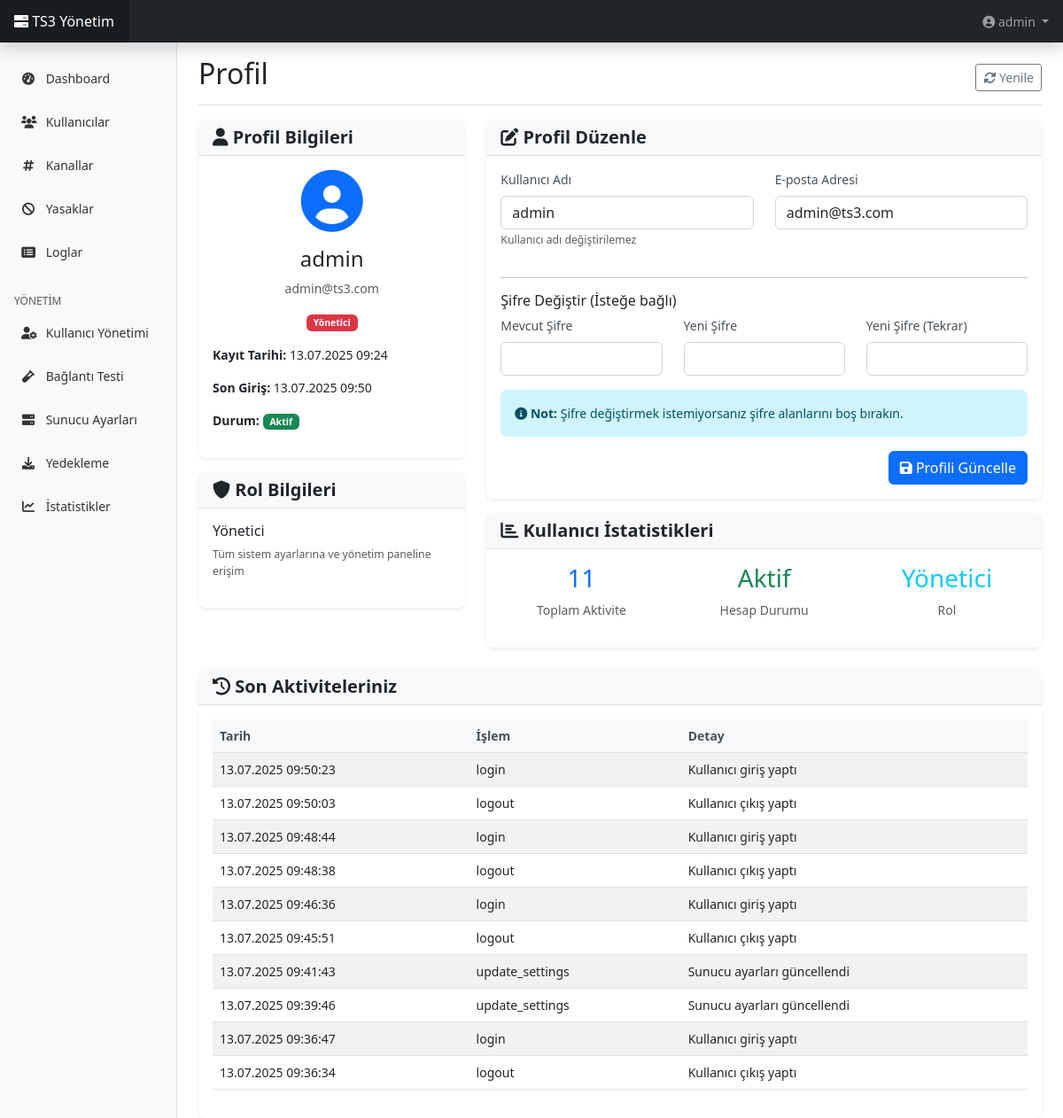
The app's page /profile.php (signed in) with its own data.
### tables this page shows
CREATE TABLE IF NOT EXISTS `users` (
  `id` int NOT NULL AUTO_INCREMENT,
  `username` varchar(50) NOT NULL,
  `email` varchar(100) NOT NULL,
  `password` varchar(255) NOT NULL,
  `role` enum('admin','moderator','user') DEFAULT 'user',
  `created_at` timestamp NULL DEFAULT CURRENT_TIMESTAMP,
  `last_login` timestamp NULL DEFAULT NULL,
  `is_active` tinyint(1) DEFAULT '1',
  PRIMARY KEY (`id`),
  UNIQUE KEY `username` (`username`),
  UNIQUE KEY `email` (`email`)
);

CREATE TABLE IF NOT EXISTS `activities` (
  `id` int NOT NULL AUTO_INCREMENT,
  `user_id` int DEFAULT NULL,
  `action` varchar(100) NOT NULL,
  `details` text,
  `ip_address` varchar(45) DEFAULT NULL,
  `created_at` timestamp NULL DEFAULT CURRENT_TIMESTAMP,
  PRIMARY KEY (`id`),
  KEY `user_id` (`user_id`)
);

### includes/functions.php (called while the page is built, shortened)
<?php
require_once 'config/database.php';
function getUserById($id) {
    global $pdo;
    $stmt = $pdo->prepare("SELECT * FROM users WHERE id = ?");
    $stmt->execute([$id]);
    return $stmt->fetch();
}
?>

### profile.php (the view, shortened to what this page needs)
<?php
require_once 'config/database.php';
require_once 'includes/functions.php';
$user_id = $_SESSION['user_id'];
$user = getUserById($user_id);
$user_activities_stmt = $pdo->prepare("SELECT COUNT(*) FROM activities WHERE user_id = ?");
$user_activities_stmt->execute([$user_id]);
$user_activities = $user_activities_stmt->fetchColumn();
$recent_activities = $pdo->prepare("
    SELECT action, details, created_at
    FROM activities
    WHERE user_id = ?
    ORDER BY created_at DESC
    LIMIT 10
");
$recent_activities->execute([$user_id]);
$activities = $recent_activities->fetchAll();
$role_names = [
    'admin' => 'Yönetici',
    'moderator' => 'Moderatör',
    'user' => 'Kullanıcı'
];
$role_descriptions = [
    'admin' => 'Tüm sistem ayarlarına ve yönetim paneline erişim',
    'moderator' => 'TS3 sunucu yönetimi ve kullanıcı işlemleri',
    'user' => 'Temel görüntüleme ve sınırlı işlemler'
];
?>
<!DOCTYPE html>
<html lang="tr">
<head>
    <link href="https://cdn.jsdelivr.net/npm/bootstrap@5.3.0/dist/css/bootstrap.min.css" rel="stylesheet">
    <link href="https://cdnjs.cloudflare.com/ajax/libs/font-awesome/6.0.0/css/all.min.css" rel="stylesheet">
    <link href="assets/css/style.css" rel="stylesheet">
</head>
<body>
    <?php include 'includes/header.php'; ?>
    <div class="container-fluid">
        <div class="row">
            <?php include 'includes/sidebar.php'; ?>
            <main class="col-md-9 ms-sm-auto col-lg-10 px-md-4">
                <div class="d-flex justify-content-between flex-wrap flex-md-nowrap align-items-center pt-3 pb-2 mb-3 border-bottom">
                    <h1 class="h2">Profil</h1>
                    <div class="btn-toolbar mb-2 mb-md-0">
                        <button type="button" class="btn btn-sm btn-outline-secondary" onclick="location.reload()">
                            <i class="fas fa-sync-alt"></i> Yenile
                        </button>
                    </div>
                </div>
                <div class="row">
                    <div class="col-md-4">
                        <div class="card">
                            <div class="card-header">
                                <h5 class="card-title mb-0">
                                    <i class="fas fa-user"></i> Profil Bilgileri
                                </h5>
                            </div>
                            <div class="card-body text-center">
                                <div class="mb-3">
                                    <i class="fas fa-user-circle fa-5x text-primary"></i>
                                </div>
                                <h4><?php echo htmlspecialchars($user['username']); ?></h4>
                                <p class="text-muted"><?php echo htmlspecialchars($user['email']); ?></p>
                                <div class="mb-3">
                                    <span class="badge bg-<?php
                                        echo $user['role'] == 'admin' ? 'danger' :
                                            ($user['role'] == 'moderator' ? 'warning' : 'secondary');
                                    ?>">
                                        <?php echo $role_names[$user['role']]; ?>
                                    </span>
                                </div>
                                <div class="text-start">
                                    <p><strong>Kayıt Tarihi:</strong> <?php echo date('d.m.Y H:i', strtotime($user['created_at'])); ?></p>
                                    <p><strong>Son Giriş:</strong>
                                        <?php
                                        if ($user['last_login']) {
                                            echo date('d.m.Y H:i', strtotime($user['last_login']));
                                        } else {
                                            echo '<span class="text-muted">Hiç giriş yapmamış</span>';
                                        }
                                        ?>
                                    </p>
                                    <p><strong>Durum:</strong>
                                        <span class="badge bg-<?php echo $user['is_active'] ? 'success' : 'danger'; ?>">
                                            <?php echo $user['is_active'] ? 'Aktif' : 'Pasif'; ?>
                                        </span>
                                    </p>
                                </div>
                            </div>
                        </div>
                        <div class="card mt-3">
                            <div class="card-header">
                                <h5 class="card-title mb-0">
                                    <i class="fas fa-shield-alt"></i> Rol Bilgileri
                                </h5>
                            </div>
                            <div class="card-body">
                                <h6><?php echo $role_names[$user['role']]; ?></h6>
                                <p class="text-muted small"><?php echo $role_descriptions[$user['role']]; ?></p>
                            </div>
                        </div>
                    </div>
                    <div class="col-md-8">
                        <div class="card">
                            <div class="card-header">
                                <h5 class="card-title mb-0">
                                    <i class="fas fa-edit"></i> Profil Düzenle
                                </h5>
                            </div>
                            <div class="card-body">
                                <form method="POST">
                                    <div class="row">
                                        <div class="col-md-6">
                                            <div class="mb-3">
                                                <label for="username" class="form-label">Kullanıcı Adı</label>
                                                <input type="text" class="form-control" id="username"
                                                       value="<?php echo htmlspecialchars($user['username']); ?>" readonly>
                                                <small class="text-muted">Kullanıcı adı değiştirilemez</small>
                                            </div>
                                        </div>
                                        <div class="col-md-6">
                                            <div class="mb-3">
                                                <label for="email" class="form-label">E-posta Adresi</label>
                                                <input type="email" class="form-control" id="email" name="email"
                                                       value="<?php echo htmlspecialchars($user['email']); ?>" required>
                                            </div>
                                        </div>
                                    </div>
                                    <hr>
                                    <h6>Şifre Değiştir (İsteğe bağlı)</h6>
                                    <div class="row">
                                        <div class="col-md-4">
                                            <div class="mb-3">
                                                <label for="current_password" class="form-label">Mevcut Şifre</label>
                                                <input type="password" class="form-control" id="current_password" name="current_password">
                                            </div>
                                        </div>
                                        <div class="col-md-4">
                                            <div class="mb-3">
                                                <label for="new_password" class="form-label">Yeni Şifre</label>
                                                <input type="password" class="form-control" id="new_password" name="new_password">
                                            </div>
                                        </div>
                                        <div class="col-md-4">
                                            <div class="mb-3">
                                                <label for="confirm_password" class="form-label">Yeni Şifre (Tekrar)</label>
                                                <input type="password" class="form-control" id="confirm_password" name="confirm_password">
                                            </div>
                                        </div>
                                    </div>
                                    <div class="alert alert-info">
                                        <i class="fas fa-info-circle"></i>
                                        <strong>Not:</strong> Şifre değiştirmek istemiyorsanız şifre alanlarını boş bırakın.
                                    </div>
                                    <div class="d-flex justify-content-end">
                                        <button type="submit" class="btn btn-primary">
                                            <i class="fas fa-save"></i> Profili Güncelle
                                        </button>
                                    </div>
                                </form>
                            </div>
                        </div>
                        <div class="card mt-3">
                            <div class="card-header">
                                <h5 class="card-title mb-0">
                                    <i class="fas fa-chart-bar"></i> Kullanıcı İstatistikleri
                                </h5>
                            </div>
                            <div class="card-body">
                                <div class="row text-center">
                                    <div class="col-md-4">
                                        <h3 class="text-primary"><?php echo $user_activities; ?></h3>
                                        <p class="text-muted">Toplam Aktivite</p>
                                    </div>
                                    <div class="col-md-4">
                                        <h3 class="text-success"><?php echo $user['is_active'] ? 'Aktif' : 'Pasif'; ?></h3>
                                        <p class="text-muted">Hesap Durumu</p>
                                    </div>
                                    <div class="col-md-4">
                                        <h3 class="text-info"><?php echo $role_names[$user['role']]; ?></h3>
                                        <p class="text-muted">Rol</p>
                                    </div>
                                </div>
                            </div>
                        </div>
                    </div>
                </div>
                <div class="row mt-4">
                    <div class="col-12">
                        <div class="card">
                            <div class="card-header">
                                <h5 class="card-title mb-0">
                                    <i class="fas fa-history"></i> Son Aktiviteleriniz
                                </h5>
                            </div>
                            <div class="card-body">
                                <?php if (empty($activities)): ?>
                                    <div class="text-center py-4">
                                        <i class="fas fa-history fa-3x text-muted mb-3"></i>
                                        <p class="text-muted">Henüz aktivite bulunmuyor.</p>
                                    </div>
                                <?php else: ?>
                                    <div class="table-responsive">
                                        <table class="table table-striped">
                                            <thead>
                                                <tr>
                                                    <th>Tarih</th>
                                                    <th>İşlem</th>
                                                    <th>Detay</th>
                                                </tr>
                                            </thead>
                                            <tbody>
                                                <?php foreach ($activities as $activity): ?>
                                                <tr>
                                                    <td><?php echo date('d.m.Y H:i:s', strtotime($activity['created_at'])); ?></td>
                                                    <td><?php echo htmlspecialchars($activity['action']); ?></td>
                                                    <td><?php echo htmlspecialchars($activity['details']); ?></td>
                                                </tr>
                                                <?php endforeach; ?>
                                            </tbody>
                                        </table>
                                    </div>
                                <?php endif; ?>
                            </div>
                        </div>
                    </div>
                </div>
            </main>
        </div>
    </div>
</body>
</html>

### assets/css/style.css (style rules this page uses)
body { font-size: .875rem; }
.card { border: none; box-shadow: 0 0.125rem 0.25rem rgba(0, 0, 0, 0.075); border-radius: 0.5rem; }
.card-header { background-color: #f8f9fa; border-bottom: 1px solid #dee2e6; border-radius: 0.5rem 0.5rem 0 0 !important; }
.card-title { margin-bottom: 0; font-weight: 600; }
.table th { border-top: none; font-weight: 600; color: #495057; background-color: #f8f9fa; }
.table td { vertical-align: middle; }
.btn-group-sm > .btn, .btn-sm { padding: 0.25rem 0.5rem; font-size: 0.875rem; border-radius: 0.2rem; }
.badge { font-size: 0.75em; padding: 0.375em 0.75em; }
.alert { border: none; border-radius: 0.5rem; }
.form-control { border-radius: 0.375rem; border: 1px solid #ced4da; transition: border-color 0.15s ease-in-out, box-shadow 0.15s ease-in-out; }
.form-label { font-weight: 500; color: #495057; margin-bottom: 0.5rem; }

### records on screen
users: username "admin", email "admin@ts3.com", role "Yönetici", created_at "13.07.2025 09:24", last_login "13.07.2025 09:50", role "Tüm sistem ayarlarına ve yönetim paneline erişim"
activities: created_at "13.07.2025 09:50:23", action "login", details "Kullanıcı giriş yaptı"
activities: created_at "13.07.2025 09:50:03", action "logout", details "Kullanıcı çıkış yaptı"
activities: created_at "13.07.2025 09:48:44", action "login", details "Kullanıcı giriş yaptı"
activities: created_at "13.07.2025 09:48:38", action "logout", details "Kullanıcı çıkış yaptı"
activities: created_at "13.07.2025 09:46:36", action "login", details "Kullanıcı giriş yaptı"
activities: created_at "13.07.2025 09:45:51", action "logout", details "Kullanıcı çıkış yaptı"
activities: created_at "13.07.2025 09:41:43", action "update_settings", details "Sunucu ayarları güncellendi"
activities: created_at "13.07.2025 09:39:46", action "update_settings", details "Sunucu ayarları güncellendi"
activities: created_at "13.07.2025 09:36:47", action "login", details "Kullanıcı giriş yaptı"
activities: created_at "13.07.2025 09:36:34", action "logout", details "Kullanıcı çıkış yaptı"

### other values on screen
$_SESSION['username'] "admin"
$user_activities "11"
